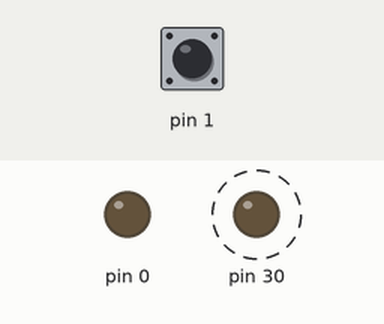
The sketch below on a simulated Arduino Mega 2560, built with avr-gcc and run on an emulated ATmega2560. Shown: output pins drawn as LEDs (lit = HIGH). Dashed ring = blinking. The test bench sets the inputs (shaded band); at power-on: pin 1 HIGH.

Above: at 0.2 s.
Timing chart, 0 to 3.1 s (numbered marks = the images above):
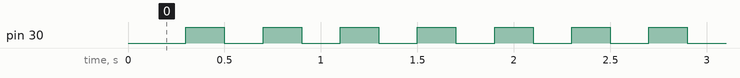

The sketch:

start_tx_rx.ino
```cpp
int tempo;

void setup() {
  pinMode(30, OUTPUT);
  pinMode(0, OUTPUT);
  digitalWrite(0, LOW);
  pinMode(1, INPUT_PULLUP);
  delay(100);
  if (digitalRead(1)) tempo = 200;
  else tempo = 1000;
}

void loop() {
  delay(tempo);
  digitalWrite(30, HIGH);
  delay(tempo);
  digitalWrite(30, LOW);
}
```

Measured:
- by itself, pin 30: alternates HIGH for 0.20 s and LOW for 0.20 s
